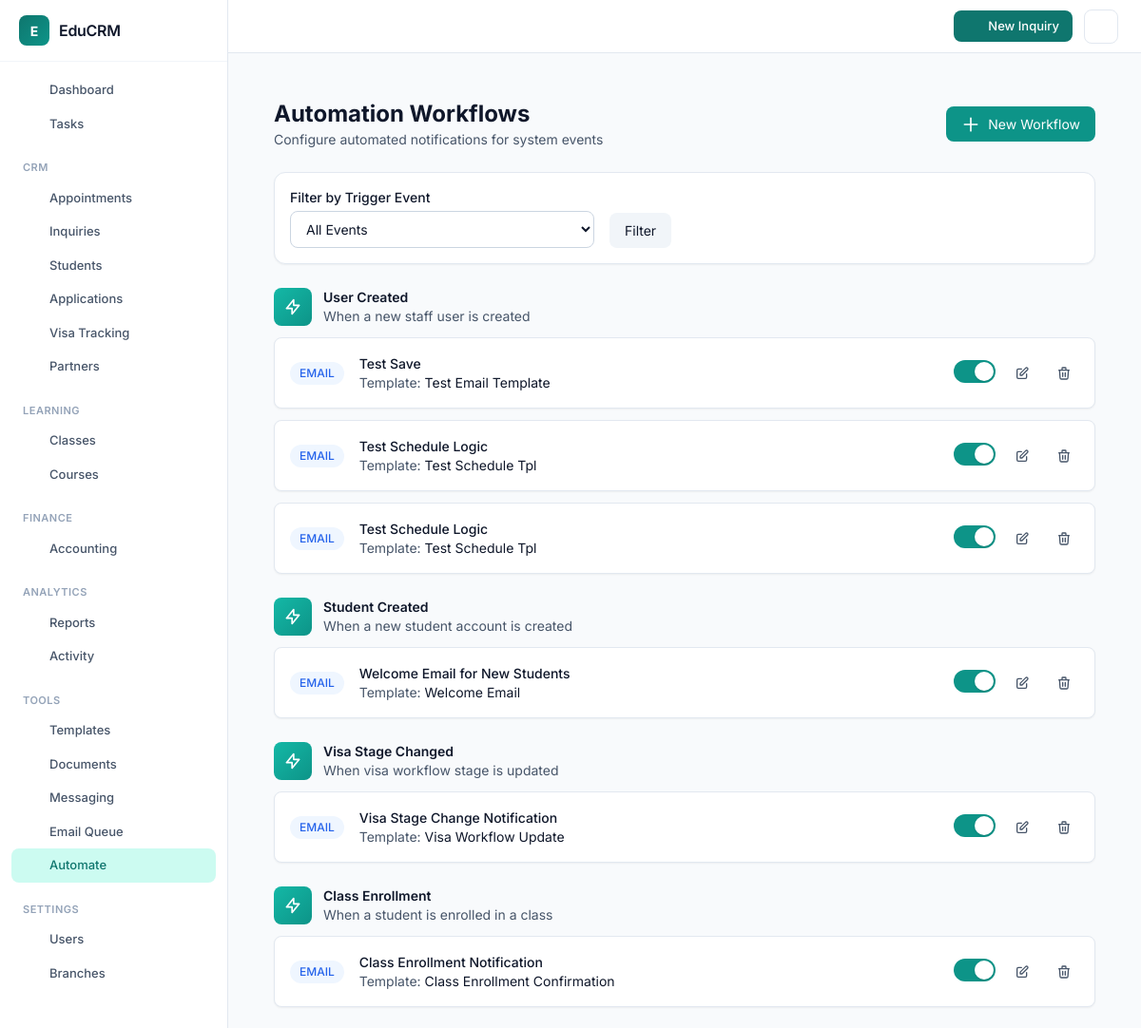
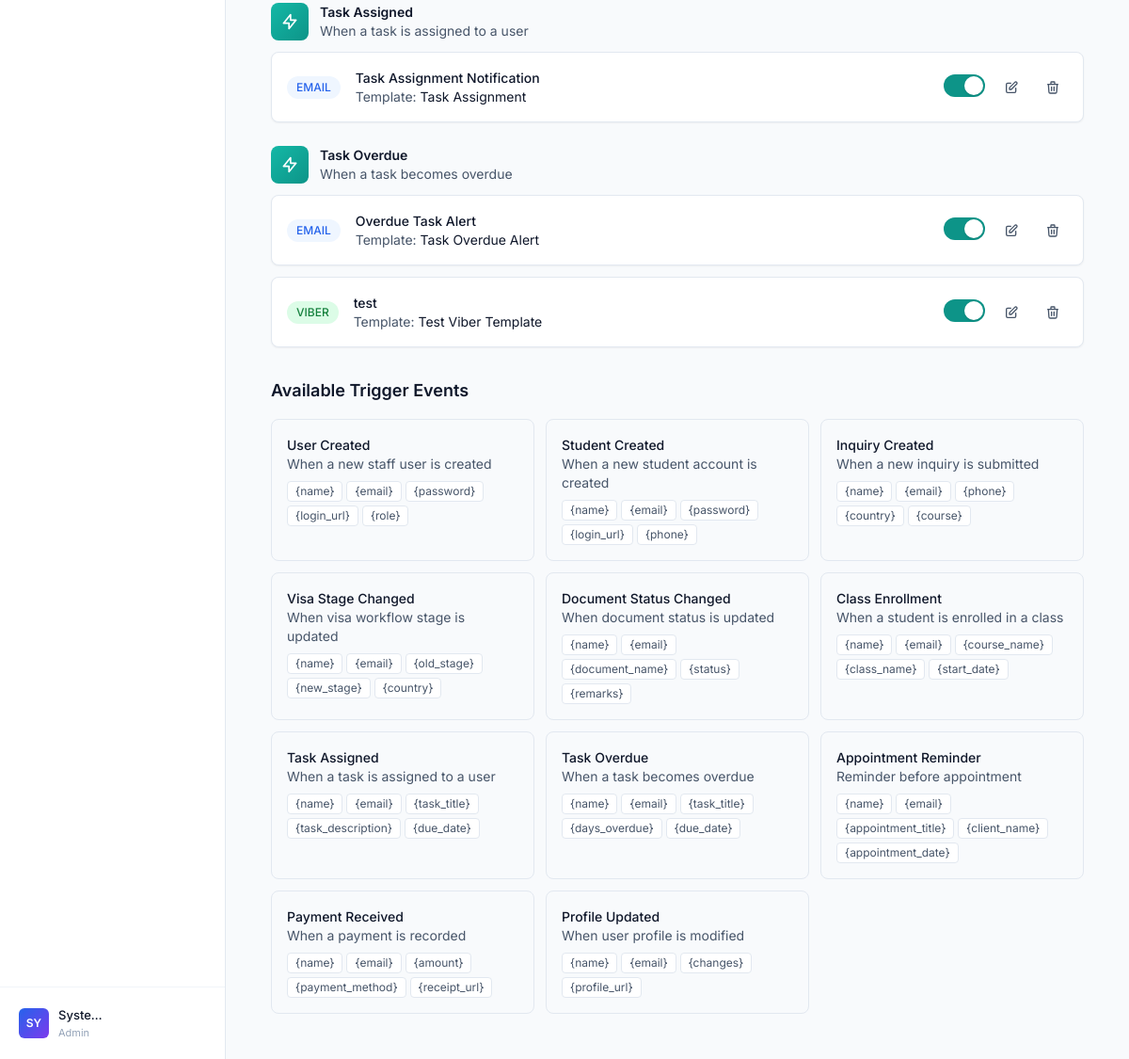
Page /modules/automate/workflows.php (signed in) on the committed database (2 pictures, top to bottom).
### tables this page shows
CREATE TABLE `automation_workflows` (
  `id` int(11) NOT NULL,
  `name` varchar(200) NOT NULL,
  `description` text DEFAULT NULL,
  `trigger_event` enum('user_created','student_created','inquiry_created','workflow_stage_changed','document_status_changed','enrollment_created','task_assigned','task_overdue','appointment_reminder','payment_received','profile_updated') NOT NULL,
  `channel` enum('email','sms','whatsapp','viber') NOT NULL DEFAULT 'email',
  `template_id` int(11) NOT NULL,
  `gateway_id` int(11) DEFAULT NULL COMMENT 'For messaging only',
  `delay_minutes` int(11) DEFAULT 0 COMMENT 'Delay before sending',
  `conditions` longtext DEFAULT NULL COMMENT 'Optional filters' CHECK (json_valid(`conditions`)),
  `is_active` tinyint(1) DEFAULT 1,
  `priority` int(11) DEFAULT 0,
  `created_by` int(11) DEFAULT NULL,
  `created_at` timestamp NOT NULL DEFAULT current_timestamp(),
  `updated_at` timestamp NOT NULL DEFAULT current_timestamp() ON UPDATE current_timestamp(),
  `schedule_type` enum('immediate','delay','distinct_time') NOT NULL DEFAULT 'immediate',
  `schedule_offset` int(11) DEFAULT NULL,
  `schedule_unit` enum('minutes','hours','days') DEFAULT NULL,
  `schedule_reference` varchar(50) DEFAULT NULL
);

CREATE TABLE `automation_templates` (
  `id` int(11) NOT NULL,
  `name` varchar(200) NOT NULL,
  `template_key` varchar(100) NOT NULL,
  `channel` enum('email','sms','whatsapp','viber') NOT NULL DEFAULT 'email',
  `subject` varchar(500) DEFAULT NULL COMMENT 'For email only',
  `body_html` longtext DEFAULT NULL COMMENT 'HTML body for email',
  `body_text` text DEFAULT NULL COMMENT 'Plain text body for SMS/fallback',
  `variables` longtext DEFAULT NULL COMMENT 'Available placeholders' CHECK (json_valid(`variables`)),
  `is_system` tinyint(1) DEFAULT 0 COMMENT 'System templates cannot be deleted',
  `is_active` tinyint(1) DEFAULT 1,
  `created_by` int(11) DEFAULT NULL,
  `created_at` timestamp NOT NULL DEFAULT current_timestamp(),
  `updated_at` timestamp NOT NULL DEFAULT current_timestamp() ON UPDATE current_timestamp()
);

### app/bootstrap.php (called while the page is built, shortened)
<?php
spl_autoload_register(function ($class) {
    $prefix = 'EduCRM\\';
    $base_dir = APP_ROOT . '/app/';
    $len = strlen($prefix);
    $relative_class = substr($class, $len);
    $file = $base_dir . str_replace('\\', '/', $relative_class) . '.php';
});

### app/Services/AutomationService.php (called while the page is built, shortened)
<?php
class AutomationService
{
    private \PDO $pdo;
    public function __construct(\PDO $pdo)
    {
        $this->pdo = $pdo;
    }
    public function getWorkflows(array $filters = []): array
    {
        $sql = "SELECT w.*, t.name as template_name, t.template_key, t.channel as template_channel,
                       g.name as gateway_name, u.name as created_by_name
                FROM automation_workflows w
                JOIN automation_templates t ON w.template_id = t.id
                LEFT JOIN messaging_gateways g ON w.gateway_id = g.id
                LEFT JOIN users u ON w.created_by = u.id
                WHERE 1=1";
        $params = [];
        $sql .= " ORDER BY w.trigger_event, w.priority DESC";
        $stmt = $this->pdo->prepare($sql);
        $stmt->execute($params);
        return $stmt->fetchAll(\PDO::FETCH_ASSOC);
    }
}

### modules/automate/workflows.php (the view, shortened to what this page needs)
<?php
require_once __DIR__ . '/../../app/bootstrap.php';
$automationService = new \EduCRM\Services\AutomationService($pdo);
$triggerEvent = $_GET['trigger'] ?? '';
$workflows = $automationService->getWorkflows([
    'trigger_event' => $triggerEvent ?: null
]);
$workflowsByTrigger = [];
foreach ($workflows as $workflow) {
    $workflowsByTrigger[$workflow['trigger_event']][] = $workflow;
}
$triggerEvents = \EduCRM\Services\AutomationService::TRIGGER_EVENTS;
include __DIR__ . '/../../templates/header.php';
?>
<div class="p-6 max-w-7xl mx-auto">
    <div class="flex justify-between items-center mb-6">
        <div>
            <h1 class="text-2xl font-bold text-slate-800">Automation Workflows</h1>
            <p class="text-slate-600">Configure automated notifications for system events</p>
        </div>
        <button onclick="openCreateModal()"
            class="px-4 py-2 bg-teal-600 text-white rounded-lg hover:bg-teal-700 transition-colors flex items-center gap-2">
            <svg class="w-5 h-5" fill="none" stroke="currentColor" viewBox="0 0 24 24">
                <path stroke-linecap="round" stroke-linejoin="round" stroke-width="2" d="M12 4v16m8-8H4" />
            </svg>
            New Workflow
        </button>
    </div>
    <div class="bg-white rounded-xl shadow-sm border border-slate-200 p-4 mb-6">
        <form method="GET" class="flex gap-4 items-end">
            <div class="flex-1 max-w-xs">
                <label class="block text-sm font-medium text-slate-700 mb-1">Filter by Trigger Event</label>
                <select name="trigger" class="w-full rounded-lg border-slate-300 text-sm">
                    <option value="">All Events</option>
                </select>
            </div>
            <button type="submit"
                class="px-4 py-2 bg-slate-100 text-slate-700 rounded-lg hover:bg-slate-200 transition-colors">
                Filter
            </button>
        </form>
    </div>
    <?php if (empty($workflowsByTrigger)): ?>
        <div class="bg-white rounded-xl shadow-sm border border-slate-200 p-12 text-center">
            <svg class="w-12 h-12 mx-auto mb-4 text-slate-300" fill="none" stroke="currentColor" viewBox="0 0 24 24">
                <path stroke-linecap="round" stroke-linejoin="round" stroke-width="2" d="M13 10V3L4 14h7v7l9-11h-7z" />
            </svg>
            <p class="text-slate-500">No workflows configured. Create your first automation workflow.</p>
        </div>
    <?php else: ?>
        <?php foreach ($triggerEvents as $eventKey => $eventInfo): ?>
            <?php if (isset($workflowsByTrigger[$eventKey])): ?>
                <div class="mb-6">
                    <div class="flex items-center gap-3 mb-3">
                        <div
                            class="w-10 h-10 rounded-lg bg-gradient-to-br from-teal-500 to-teal-600 flex items-center justify-center text-white">
                            <svg class="w-5 h-5" fill="none" stroke="currentColor" viewBox="0 0 24 24">
                                <path stroke-linecap="round" stroke-linejoin="round" stroke-width="2"
                                    d="M13 10V3L4 14h7v7l9-11h-7z" />
                            </svg>
                        </div>
                        <div>
                            <h2 class="font-semibold text-slate-800"><?= $eventInfo['name'] ?></h2>
                            <p class="text-sm text-slate-500"><?= $eventInfo['description'] ?></p>
                        </div>
                    </div>
                    <div class="space-y-3 ml-13">
                        <?php foreach ($workflowsByTrigger[$eventKey] as $workflow): ?>
                            <div class="bg-white rounded-lg shadow-sm border border-slate-200 p-4 flex items-center justify-between">
                                <div class="flex items-center gap-4">
                                    <span class="px-2.5 py-1 text-xs font-medium rounded-full <?=
                                        $workflow['channel'] === 'email' ? 'bg-blue-100 text-blue-700' :
                                        ($workflow['channel'] === 'sms' ? 'bg-orange-100 text-orange-700' : 'bg-green-100 text-green-700')
                                        ?>">
                                        <?= strtoupper($workflow['channel']) ?>
                                    </span>
                                    <div>
                                        <h3 class="font-medium text-slate-800"><?= htmlspecialchars($workflow['name']) ?></h3>
                                        <p class="text-sm text-slate-500">
                                            Template: <span
                                                class="text-slate-700"><?= htmlspecialchars($workflow['template_name'] ?? 'Unknown') ?></span>
                                        </p>
                                    </div>
                                </div>
                                <div class="flex items-center gap-3">
                                    <form method="POST" class="inline">
                                        <button type="submit"
                                            class="relative inline-flex h-6 w-11 flex-shrink-0 cursor-pointer rounded-full border-2 border-transparent transition-colors duration-200 ease-in-out focus:outline-none <?= $workflow['is_active'] ? 'bg-teal-600' : 'bg-slate-200' ?>">
                                            <span
                                                class="pointer-events-none relative inline-block h-5 w-5 transform rounded-full bg-white shadow ring-0 transition duration-200 ease-in-out <?= $workflow['is_active'] ? 'translate-x-5' : 'translate-x-0' ?>"></span>
                                        </button>
                                    </form>
                                    <button onclick="editWorkflow(<?= $workflow['id'] ?>)"
                                        class="p-2 text-slate-600 hover:text-teal-600 hover:bg-teal-50 rounded-lg transition-colors">
                                        <svg class="w-4 h-4" fill="none" stroke="currentColor" viewBox="0 0 24 24">
                                            <path stroke-linecap="round" stroke-linejoin="round" stroke-width="2"
                                                d="M11 5H6a2 2 0 00-2 2v11a2 2 0 002 2h11a2 2 0 002-2v-5m-1.414-9.414a2 2 0 112.828 2.828L11.828 15H9v-2.828l8.586-8.586z" />
                                        </svg>
                                    </button>
                                    <button
                                        onclick="deleteWorkflow(<?= $workflow['id'] ?>, '<?= htmlspecialchars(addslashes($workflow['name'])) ?>')"
                                        class="p-2 text-slate-600 hover:text-red-600 hover:bg-red-50 rounded-lg transition-colors">
                                        <svg class="w-4 h-4" fill="none" stroke="currentColor" viewBox="0 0 24 24">
                                            <path stroke-linecap="round" stroke-linejoin="round" stroke-width="2"
                                                d="M19 7l-.867 12.142A2 2 0 0116.138 21H7.862a2 2 0 01-1.995-1.858L5 7m5 4v6m4-6v6m1-10V4a1 1 0 00-1-1h-4a1 1 0 00-1 1v3M4 7h16" />
                                        </svg>
                                    </button>
                                </div>
                            </div>
                        <?php endforeach; ?>
                    </div>
                </div>
            <?php endif; ?>
        <?php endforeach; ?>
    <?php endif; ?>
    <div class="mt-8">
        <h3 class="text-lg font-semibold text-slate-800 mb-4">Available Trigger Events</h3>
        <div class="grid gap-3 md:grid-cols-2 lg:grid-cols-3">
            <?php foreach ($triggerEvents as $eventKey => $eventInfo): ?>
                <div class="bg-slate-50 rounded-lg p-4 border border-slate-200">
                    <h4 class="font-medium text-slate-700"><?= $eventInfo['name'] ?></h4>
                    <p class="text-sm text-slate-500 mb-2"><?= $eventInfo['description'] ?></p>
                    <div class="flex flex-wrap gap-1">
                        <?php foreach (array_slice($eventInfo['variables'], 0, 5) as $var): ?>
                            <span
                                class="text-xs bg-white text-slate-600 px-2 py-0.5 rounded border border-slate-200">{<?= $var ?>}</span>
                        <?php endforeach; ?>
                    </div>
                </div>
            <?php endforeach; ?>
        </div>
    </div>
</div>
<?php include __DIR__ . '/../../templates/footer.php'; ?>

### public/assets/css/sidebar.css (style rules this page uses)
:root { --primary: #0f766e; --primary-hover: #0d9488; --primary-light: #ccfbf1; --accent-red: #dc2626; --accent-red-light: #fef2f2; --accent-orange: #ea580c; --accent-orange-light: #fff7ed; --accent-amber: #d97706; --accent-amber-light: #fffbeb; --accent-green: #16a34a; --accent-green-light: #f0fdf4; --accent-blue: #2563eb; --accent-blue-light: #eff6ff; --accent-violet: #7c3aed; --accent-violet-light: #f5f3ff; --bg: #f8fafc; --surface: #ffffff; --border: #e2e8f0; --border-light: #f1f5f9; --text: #0f172a; --text-secondary: #475569; --text-muted: #94a3b8; --sidebar-width: 240px; --sidebar-bg: #ffffff; --sidebar-border: #e2e8f0; --shadow-xs: 0 1px 2px rgba(0, 0, 0, 0.04); --shadow-sm: 0 1px 3px rgba(0, 0, 0, 0.06), 0 1px 2px rgba(0, 0, 0, 0.04); --shadow-md: 0 4px 6px -1px rgba(0, 0, 0, 0.06), 0 2px 4px -1px rgba(0, 0, 0, 0.04); --radius-sm: 6px; --radius-md: 8px; --radius-lg: 12px; --transition: 150ms ease; }
*, *::before, *::after { box-sizing: border-box; }
body { margin: 0; padding: 0; font-family: 'Inter', -apple-system, BlinkMacSystemFont, 'Segoe UI', system-ui, sans-serif; font-size: 14px; line-height: 1.5; color: var(--text); background: var(--bg); -webkit-font-smoothing: antialiased; }
.bg-white { background: var(--surface) !important; }
.rounded-xl { border-radius: var(--radius-lg) !important; }
.rounded-lg { border-radius: var(--radius-md) !important; }
.border-slate-200 { border-color: var(--border) !important; }
.text-slate-800, .text-slate-700 { color: var(--text) !important; }
.text-slate-600, .text-slate-500 { color: var(--text-secondary) !important; }
.bg-slate-50 { background: var(--bg) !important; }
.bg-slate-100 { background: var(--border-light) !important; }
.bg-blue-100, .bg-blue-50 { background: var(--accent-blue-light) !important; }
.text-blue-700, .text-blue-600 { color: var(--accent-blue) !important; }
input[type="text"], input[type="email"], input[type="password"], input[type="number"], input[type="search"], input[type="tel"], input[type="url"], input[type="date"], select, textarea { padding: 9px 12px; border: 1px solid var(--border); border-radius: var(--radius-md); font-size: 13px; font-family: inherit; background: var(--surface); color: var(--text); transition: all var(--transition); }

### rows in the picture
automation_workflows: channel "EMAIL", name "Test Save", template.name "Test Email Template", is_active 1 (drawn)
automation_workflows: channel "EMAIL", name "Test Schedule Logic", template.name "Test Schedule Tpl", is_active 1 (drawn), schedule_reference "due_date"
automation_workflows: channel "EMAIL", name "Test Schedule Logic", template.name "Test Schedule Tpl", is_active 1 (drawn)
automation_workflows: channel "EMAIL", name "Welcome Email for New Students", template.name "Welcome Email", is_active 1 (drawn)
automation_workflows: channel "EMAIL", name "Visa Stage Change Notification", template.name "Visa Workflow Update", is_active 1 (drawn)
automation_workflows: channel "EMAIL", name "Class Enrollment Notification", template.name "Class Enrollment Confirmation", is_active 1 (drawn)
automation_workflows: channel "EMAIL", name "Task Assignment Notification", template.name "Task Assignment", is_active 1 (drawn)
automation_workflows: channel "EMAIL", name "Overdue Task Alert", template.name "Task Overdue Alert", is_active 1 (drawn)
automation_workflows: channel "VIBER", name "test", template.name "Test Viber Template", is_active 1 (drawn)

### other values in the picture
$item['label'] "Dashboard"
$item['label'] "Tasks"
$section['title'] "CRM"
$item['label'] "Appointments"
$item['label'] "Inquiries"
$item['label'] "Students"
$item['label'] "Applications"
$item['label'] "Visa Tracking"
$item['label'] "Partners"
$section['title'] "LEARNING"
$item['label'] "Classes"
$item['label'] "Courses"
$section['title'] "FINANCE"
$item['label'] "Accounting"
$section['title'] "ANALYTICS"
